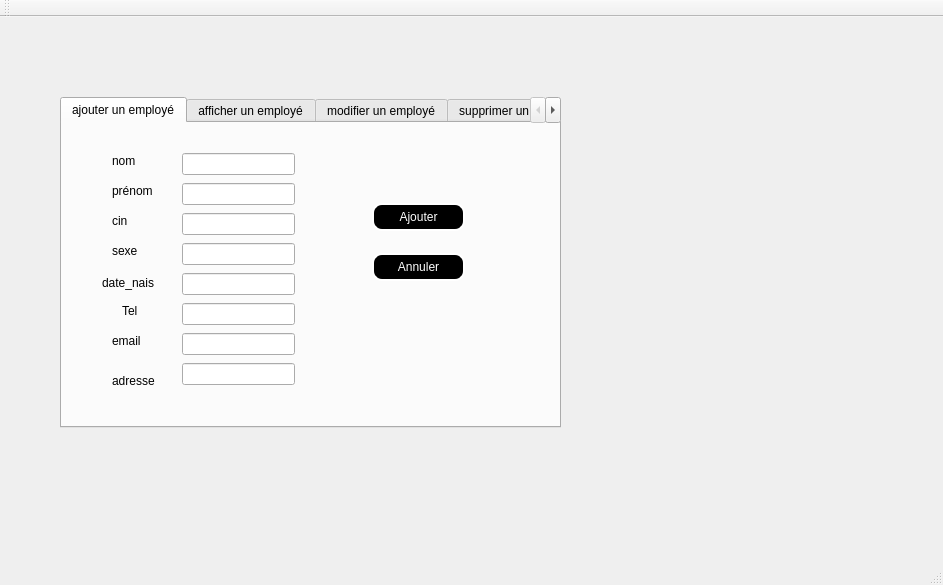
<?xml version="1.0" encoding="UTF-8"?>
<ui version="4.0">
 <class>MainWindow</class>
 <widget class="QMainWindow" name="MainWindow">
  <property name="geometry">
   <rect>
    <x>0</x>
    <y>0</y>
    <width>943</width>
    <height>585</height>
   </rect>
  </property>
  <property name="windowTitle">
   <string>Gestion des Clients</string>
  </property>
  <widget class="QWidget" name="centralWidget">
   <widget class="QLabel" name="label">
    <property name="geometry">
     <rect>
      <x>20</x>
      <y>-30</y>
      <width>1181</width>
      <height>591</height>
     </rect>
    </property>
    <property name="text">
     <string/>
    </property>
    <property name="pixmap">
     <pixmap>../../Downloads/paw 1.jpg</pixmap>
    </property>
   </widget>
   <widget class="QTabWidget" name="le_email">
    <property name="geometry">
     <rect>
      <x>60</x>
      <y>80</y>
      <width>501</width>
      <height>331</height>
     </rect>
    </property>
    <property name="currentIndex">
     <number>0</number>
    </property>
    <widget class="QWidget" name="employes">
     <attribute name="title">
      <string>ajouter un employé</string>
     </attribute>
     <widget class="QLabel" name="label_2">
      <property name="geometry">
       <rect>
        <x>50</x>
        <y>30</y>
        <width>56</width>
        <height>16</height>
       </rect>
      </property>
      <property name="text">
       <string>nom</string>
      </property>
     </widget>
     <widget class="QLineEdit" name="le_nom">
      <property name="geometry">
       <rect>
        <x>120</x>
        <y>30</y>
        <width>113</width>
        <height>22</height>
       </rect>
      </property>
     </widget>
     <widget class="QLineEdit" name="le_prenom">
      <property name="geometry">
       <rect>
        <x>120</x>
        <y>60</y>
        <width>113</width>
        <height>22</height>
       </rect>
      </property>
     </widget>
     <widget class="QLineEdit" name="le_id">
      <property name="geometry">
       <rect>
        <x>120</x>
        <y>90</y>
        <width>113</width>
        <height>22</height>
       </rect>
      </property>
     </widget>
     <widget class="QLineEdit" name="le_sexe">
      <property name="geometry">
       <rect>
        <x>120</x>
        <y>120</y>
        <width>113</width>
        <height>22</height>
       </rect>
      </property>
     </widget>
     <widget class="QLineEdit" name="le_date">
      <property name="geometry">
       <rect>
        <x>120</x>
        <y>150</y>
        <width>113</width>
        <height>22</height>
       </rect>
      </property>
     </widget>
     <widget class="QLineEdit" name="le_tel">
      <property name="geometry">
       <rect>
        <x>120</x>
        <y>180</y>
        <width>113</width>
        <height>22</height>
       </rect>
      </property>
     </widget>
     <widget class="QLineEdit" name="le_email_2">
      <property name="geometry">
       <rect>
        <x>120</x>
        <y>210</y>
        <width>113</width>
        <height>22</height>
       </rect>
      </property>
     </widget>
     <widget class="QLineEdit" name="le_adresse">
      <property name="geometry">
       <rect>
        <x>120</x>
        <y>240</y>
        <width>113</width>
        <height>22</height>
       </rect>
      </property>
     </widget>
     <widget class="QLabel" name="label_3">
      <property name="geometry">
       <rect>
        <x>50</x>
        <y>60</y>
        <width>56</width>
        <height>16</height>
       </rect>
      </property>
      <property name="text">
       <string>prénom</string>
      </property>
     </widget>
     <widget class="QLabel" name="label_4">
      <property name="geometry">
       <rect>
        <x>50</x>
        <y>90</y>
        <width>56</width>
        <height>16</height>
       </rect>
      </property>
      <property name="text">
       <string>cin</string>
      </property>
     </widget>
     <widget class="QLabel" name="label_5">
      <property name="geometry">
       <rect>
        <x>40</x>
        <y>150</y>
        <width>61</width>
        <height>20</height>
       </rect>
      </property>
      <property name="text">
       <string>date_nais</string>
      </property>
     </widget>
     <widget class="QLabel" name="label_6">
      <property name="geometry">
       <rect>
        <x>50</x>
        <y>250</y>
        <width>56</width>
        <height>16</height>
       </rect>
      </property>
      <property name="text">
       <string>adresse</string>
      </property>
     </widget>
     <widget class="QLabel" name="label_7">
      <property name="geometry">
       <rect>
        <x>60</x>
        <y>180</y>
        <width>56</width>
        <height>16</height>
       </rect>
      </property>
      <property name="text">
       <string>Tel</string>
      </property>
     </widget>
     <widget class="QLabel" name="label_8">
      <property name="geometry">
       <rect>
        <x>50</x>
        <y>210</y>
        <width>56</width>
        <height>16</height>
       </rect>
      </property>
      <property name="text">
       <string>email</string>
      </property>
     </widget>
     <widget class="QLabel" name="label_9">
      <property name="geometry">
       <rect>
        <x>30</x>
        <y>270</y>
        <width>56</width>
        <height>16</height>
       </rect>
      </property>
      <property name="text">
       <string/>
      </property>
     </widget>
     <widget class="QLabel" name="label_10">
      <property name="geometry">
       <rect>
        <x>50</x>
        <y>120</y>
        <width>56</width>
        <height>16</height>
       </rect>
      </property>
      <property name="text">
       <string>sexe</string>
      </property>
     </widget>
     <widget class="QPushButton" name="pushButton_6">
      <property name="geometry">
       <rect>
        <x>310</x>
        <y>130</y>
        <width>93</width>
        <height>28</height>
       </rect>
      </property>
      <property name="styleSheet">
       <string notr="true">background-color:black;
color:white;
border-style:outset;
border-width:2px;
border-radius:10px;
border-color:white;</string>
      </property>
      <property name="text">
       <string>Annuler</string>
      </property>
     </widget>
     <widget class="QPushButton" name="ajouter">
      <property name="geometry">
       <rect>
        <x>310</x>
        <y>80</y>
        <width>93</width>
        <height>28</height>
       </rect>
      </property>
      <property name="styleSheet">
       <string notr="true">background-color:black;
color:white;
border-style:outset;
border-width:2px;
border-radius:10px;
border-color:white;</string>
      </property>
      <property name="text">
       <string>Ajouter</string>
      </property>
     </widget>
    </widget>
    <widget class="QWidget" name="tab_2">
     <attribute name="title">
      <string>afficher un employé</string>
     </attribute>
     <widget class="QTableView" name="table_employes">
      <property name="geometry">
       <rect>
        <x>25</x>
        <y>20</y>
        <width>291</width>
        <height>221</height>
       </rect>
      </property>
     </widget>
     <widget class="QPushButton" name="pushButton">
      <property name="geometry">
       <rect>
        <x>350</x>
        <y>60</y>
        <width>93</width>
        <height>28</height>
       </rect>
      </property>
      <property name="styleSheet">
       <string notr="true">background-color:black;
color:white;
border-style:outset;
border-width:2px;
border-radius:10px;
border-color:white;</string>
      </property>
      <property name="text">
       <string>chercher</string>
      </property>
     </widget>
     <widget class="QPushButton" name="pushButton_2">
      <property name="geometry">
       <rect>
        <x>350</x>
        <y>100</y>
        <width>93</width>
        <height>28</height>
       </rect>
      </property>
      <property name="styleSheet">
       <string notr="true">background-color:black;
color:white;
border-style:outset;
border-width:2px;
border-radius:10px;
border-color:white;
</string>
      </property>
      <property name="text">
       <string>trier</string>
      </property>
     </widget>
     <widget class="QPushButton" name="pushButton_3">
      <property name="geometry">
       <rect>
        <x>350</x>
        <y>140</y>
        <width>93</width>
        <height>28</height>
       </rect>
      </property>
      <property name="styleSheet">
       <string notr="true">background-color:black;
color:white;
border-style:outset;
border-width:2px;
border-radius:10px;
border-color:white;</string>
      </property>
      <property name="text">
       <string>export PDF</string>
      </property>
     </widget>
     <widget class="QPushButton" name="pushButton_4">
      <property name="geometry">
       <rect>
        <x>350</x>
        <y>180</y>
        <width>93</width>
        <height>28</height>
       </rect>
      </property>
      <property name="styleSheet">
       <string notr="true">background-color:black;
color:white;
border-style:outset;
border-width:2px;
border-radius:10px;
border-color:white;</string>
      </property>
      <property name="text">
       <string>code QR</string>
      </property>
     </widget>
    </widget>
    <widget class="QWidget" name="tab_3">
     <attribute name="title">
      <string>modifier un employé</string>
     </attribute>
     <widget class="QGroupBox" name="groupBox">
      <property name="geometry">
       <rect>
        <x>10</x>
        <y>10</y>
        <width>451</width>
        <height>281</height>
       </rect>
      </property>
      <property name="title">
       <string>modifier un employé</string>
      </property>
      <widget class="QLabel" name="label_11">
       <property name="geometry">
        <rect>
         <x>20</x>
         <y>40</y>
         <width>56</width>
         <height>16</height>
        </rect>
       </property>
       <property name="text">
        <string>cin</string>
       </property>
      </widget>
      <widget class="QLabel" name="label_12">
       <property name="geometry">
        <rect>
         <x>20</x>
         <y>70</y>
         <width>56</width>
         <height>16</height>
        </rect>
       </property>
       <property name="text">
        <string/>
       </property>
      </widget>
      <widget class="QLabel" name="label_13">
       <property name="geometry">
        <rect>
         <x>20</x>
         <y>70</y>
         <width>56</width>
         <height>16</height>
        </rect>
       </property>
       <property name="text">
        <string>nom</string>
       </property>
      </widget>
      <widget class="QLabel" name="label_14">
       <property name="geometry">
        <rect>
         <x>20</x>
         <y>100</y>
         <width>56</width>
         <height>16</height>
        </rect>
       </property>
       <property name="text">
        <string>prénom</string>
       </property>
      </widget>
      <widget class="QLabel" name="label_15">
       <property name="geometry">
        <rect>
         <x>20</x>
         <y>130</y>
         <width>56</width>
         <height>16</height>
        </rect>
       </property>
       <property name="text">
        <string>sexe</string>
       </property>
      </widget>
      <widget class="QLabel" name="label_16">
       <property name="geometry">
        <rect>
         <x>20</x>
         <y>160</y>
         <width>56</width>
         <height>16</height>
        </rect>
       </property>
       <property name="text">
        <string>date nais</string>
       </property>
      </widget>
      <widget class="QLabel" name="label_17">
       <property name="geometry">
        <rect>
         <x>20</x>
         <y>190</y>
         <width>56</width>
         <height>16</height>
        </rect>
       </property>
       <property name="text">
        <string>Tel</string>
       </property>
      </widget>
      <widget class="QLabel" name="label_18">
       <property name="geometry">
        <rect>
         <x>20</x>
         <y>220</y>
         <width>56</width>
         <height>16</height>
        </rect>
       </property>
       <property name="text">
        <string>e_mail</string>
       </property>
      </widget>
      <widget class="QLabel" name="label_19">
       <property name="geometry">
        <rect>
         <x>20</x>
         <y>250</y>
         <width>56</width>
         <height>16</height>
        </rect>
       </property>
       <property name="text">
        <string>adresse</string>
       </property>
      </widget>
      <widget class="QLineEdit" name="le_prenom_2">
       <property name="geometry">
        <rect>
         <x>170</x>
         <y>100</y>
         <width>113</width>
         <height>22</height>
        </rect>
       </property>
      </widget>
      <widget class="QLineEdit" name="le_sexe_2">
       <property name="geometry">
        <rect>
         <x>170</x>
         <y>130</y>
         <width>113</width>
         <height>22</height>
        </rect>
       </property>
      </widget>
      <widget class="QLineEdit" name="le_date_2">
       <property name="geometry">
        <rect>
         <x>170</x>
         <y>160</y>
         <width>113</width>
         <height>22</height>
        </rect>
       </property>
      </widget>
      <widget class="QLineEdit" name="le_tel_2">
       <property name="geometry">
        <rect>
         <x>170</x>
         <y>190</y>
         <width>113</width>
         <height>22</height>
        </rect>
       </property>
      </widget>
      <widget class="QLineEdit" name="le_email_3">
       <property name="geometry">
        <rect>
         <x>170</x>
         <y>220</y>
         <width>113</width>
         <height>22</height>
        </rect>
       </property>
      </widget>
      <widget class="QLineEdit" name="le_adresse_2">
       <property name="geometry">
        <rect>
         <x>170</x>
         <y>250</y>
         <width>113</width>
         <height>22</height>
        </rect>
       </property>
      </widget>
      <widget class="QLineEdit" name="le_nom_2">
       <property name="geometry">
        <rect>
         <x>170</x>
         <y>70</y>
         <width>113</width>
         <height>22</height>
        </rect>
       </property>
      </widget>
      <widget class="QPushButton" name="modifier">
       <property name="geometry">
        <rect>
         <x>330</x>
         <y>110</y>
         <width>93</width>
         <height>28</height>
        </rect>
       </property>
       <property name="styleSheet">
        <string notr="true">background-color:black;
color:white;
border-style:outset;
border-width:2px;
border-radius:10px;
border-color:white;</string>
       </property>
       <property name="text">
        <string>Modifier</string>
       </property>
      </widget>
      <widget class="QLineEdit" name="le_id_2">
       <property name="geometry">
        <rect>
         <x>170</x>
         <y>40</y>
         <width>113</width>
         <height>22</height>
        </rect>
       </property>
      </widget>
      <widget class="QTableView" name="tableView">
       <property name="geometry">
        <rect>
         <x>310</x>
         <y>20</y>
         <width>131</width>
         <height>81</height>
        </rect>
       </property>
      </widget>
     </widget>
    </widget>
    <widget class="QWidget" name="tab">
     <attribute name="title">
      <string>supprimer un employé</string>
     </attribute>
     <widget class="QPushButton" name="supprimer">
      <property name="geometry">
       <rect>
        <x>260</x>
        <y>80</y>
        <width>93</width>
        <height>28</height>
       </rect>
      </property>
      <property name="styleSheet">
       <string notr="true">background-color:black;
color:white;
border-style:outset;
border-width:2px;
border-radius:10px;
border-color:white;</string>
      </property>
      <property name="text">
       <string>Supprimer</string>
      </property>
     </widget>
     <widget class="QComboBox" name="del_id">
      <property name="geometry">
       <rect>
        <x>150</x>
        <y>80</y>
        <width>73</width>
        <height>22</height>
       </rect>
      </property>
     </widget>
     <widget class="QPushButton" name="load_list">
      <property name="geometry">
       <rect>
        <x>40</x>
        <y>80</y>
        <width>93</width>
        <height>28</height>
       </rect>
      </property>
      <property name="styleSheet">
       <string notr="true">background-color:black;
color:white;
border-style:outset;
border-width:2px;
border-radius:10px;
border-color:white;</string>
      </property>
      <property name="text">
       <string>Load list</string>
      </property>
     </widget>
    </widget>
   </widget>
  </widget>
  <widget class="QMenuBar" name="menuBar">
   <property name="geometry">
    <rect>
     <x>0</x>
     <y>0</y>
     <width>943</width>
     <height>26</height>
    </rect>
   </property>
  </widget>
  <widget class="QToolBar" name="mainToolBar">
   <attribute name="toolBarArea">
    <enum>TopToolBarArea</enum>
   </attribute>
   <attribute name="toolBarBreak">
    <bool>false</bool>
   </attribute>
  </widget>
  <widget class="QStatusBar" name="statusBar"/>
 </widget>
 <layoutdefault spacing="6" margin="11"/>
 <resources/>
 <connections/>
</ui>
